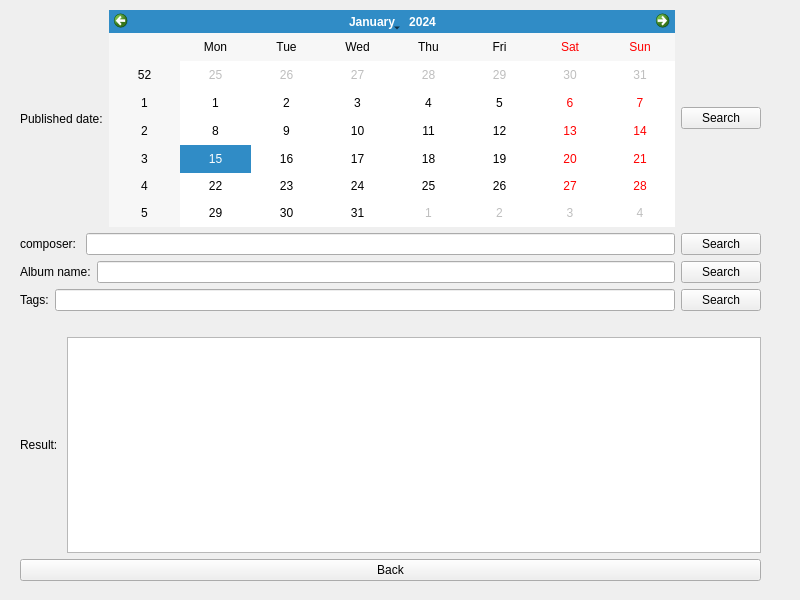
<?xml version="1.0" encoding="UTF-8"?>
<ui version="4.0">
 <class>search_album_form</class>
 <widget class="QWidget" name="search_album_form">
  <property name="geometry">
   <rect>
    <x>0</x>
    <y>0</y>
    <width>800</width>
    <height>600</height>
   </rect>
  </property>
  <property name="windowTitle">
   <string>Form</string>
  </property>
  <widget class="QWidget" name="verticalLayoutWidget">
   <property name="geometry">
    <rect>
     <x>20</x>
     <y>10</y>
     <width>741</width>
     <height>571</height>
    </rect>
   </property>
   <layout class="QVBoxLayout" name="verticalLayout">
    <item>
     <layout class="QHBoxLayout" name="horizontalLayout_2">
      <item>
       <widget class="QLabel" name="label_2">
        <property name="text">
         <string>Published date:</string>
        </property>
       </widget>
      </item>
      <item>
       <widget class="QCalendarWidget" name="calendar_widget"/>
      </item>
      <item>
       <widget class="QPushButton" name="search_calender_button">
        <property name="text">
         <string>Search</string>
        </property>
       </widget>
      </item>
     </layout>
    </item>
    <item>
     <layout class="QHBoxLayout" name="horizontalLayout_4">
      <item>
       <widget class="QLabel" name="label_4">
        <property name="text">
         <string>composer: </string>
        </property>
       </widget>
      </item>
      <item>
       <widget class="QLineEdit" name="composer_line"/>
      </item>
      <item>
       <widget class="QPushButton" name="composer_button">
        <property name="text">
         <string>Search</string>
        </property>
       </widget>
      </item>
     </layout>
    </item>
    <item>
     <layout class="QHBoxLayout" name="horizontalLayout">
      <item>
       <widget class="QLabel" name="label">
        <property name="text">
         <string>Album name:</string>
        </property>
       </widget>
      </item>
      <item>
       <widget class="QLineEdit" name="album_line"/>
      </item>
      <item>
       <widget class="QPushButton" name="album_button">
        <property name="text">
         <string>Search</string>
        </property>
       </widget>
      </item>
     </layout>
    </item>
    <item>
     <layout class="QHBoxLayout" name="horizontalLayout_3">
      <item>
       <widget class="QLabel" name="label_3">
        <property name="text">
         <string>Tags:</string>
        </property>
       </widget>
      </item>
      <item>
       <widget class="QLineEdit" name="tags_line"/>
      </item>
      <item>
       <widget class="QPushButton" name="tag_button">
        <property name="text">
         <string>Search</string>
        </property>
       </widget>
      </item>
     </layout>
    </item>
    <item>
     <widget class="QLabel" name="error_label">
      <property name="text">
       <string/>
      </property>
     </widget>
    </item>
    <item>
     <layout class="QHBoxLayout" name="horizontalLayout_5">
      <item>
       <widget class="QLabel" name="label_5">
        <property name="text">
         <string>Result: </string>
        </property>
       </widget>
      </item>
      <item>
       <widget class="QListWidget" name="result_line"/>
      </item>
     </layout>
    </item>
    <item>
     <widget class="QPushButton" name="back_button">
      <property name="text">
       <string>Back</string>
      </property>
     </widget>
    </item>
   </layout>
  </widget>
 </widget>
 <resources/>
 <connections/>
</ui>
